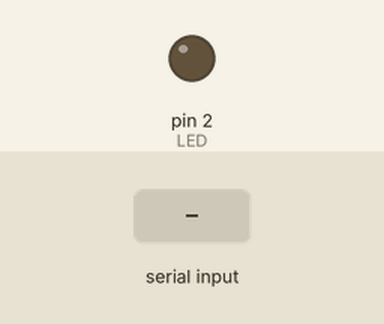
A sketch run on a simulated Arduino Uno, built with avr-gcc and run on an emulated ATmega328P. Shown: output pins drawn as LEDs (lit = HIGH). The inputs (shaded band) are chosen by the test bench.

Above: at 1.2 s.
1.3 s: "1" received over Serial
At 1.9 s:
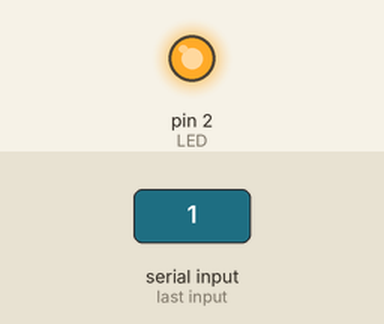
2.8 s: "0" received over Serial
At 3.1 s:
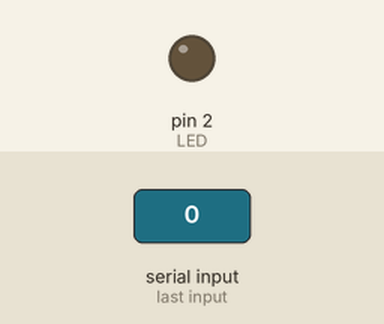
Timing chart, 0 to 5.8 s (numbered marks = the images above; inputs shaded):
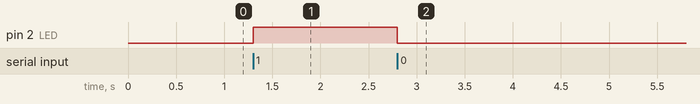

The sketch:

trackerArduinoFile.ino
```cpp
#define LED 2

int incomingByte = 0;

void setup() {
    pinMode(LED, OUTPUT);

    Serial.begin(500000);
}

void loop(){
    while(Serial.available() > 0 ){

    incomingByte = Serial.read();

    if(incomingByte == 48)
        digitalWrite(LED, LOW);
    else if(incomingByte == 49)
        digitalWrite(LED, HIGH);
    else
        Serial.println("Unidentified command!");
    }
}
```

Measured:
- after the input at 1.3 s, pin 2 (LED): LOW → HIGH at once
- after the input at 2.8 s, pin 2 (LED): HIGH → LOW at once
